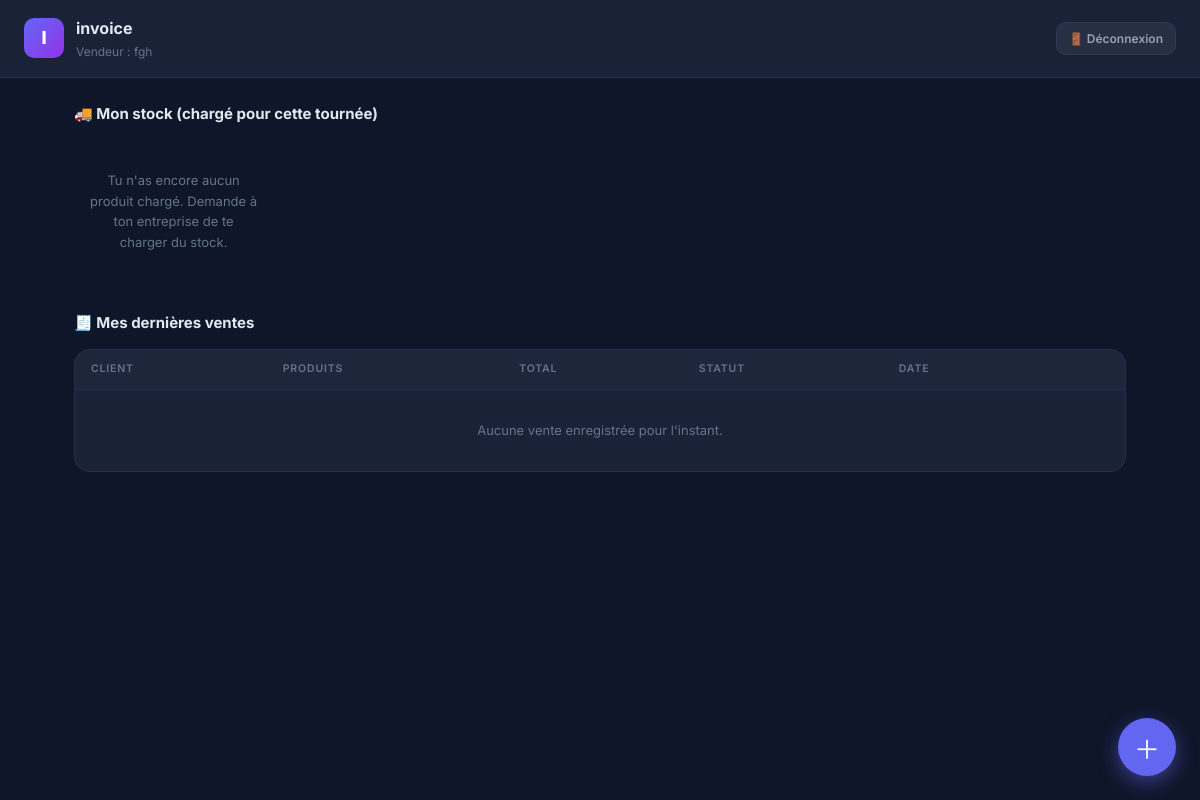
The page /vendeur/ (signed in) on the database as committed earlier.
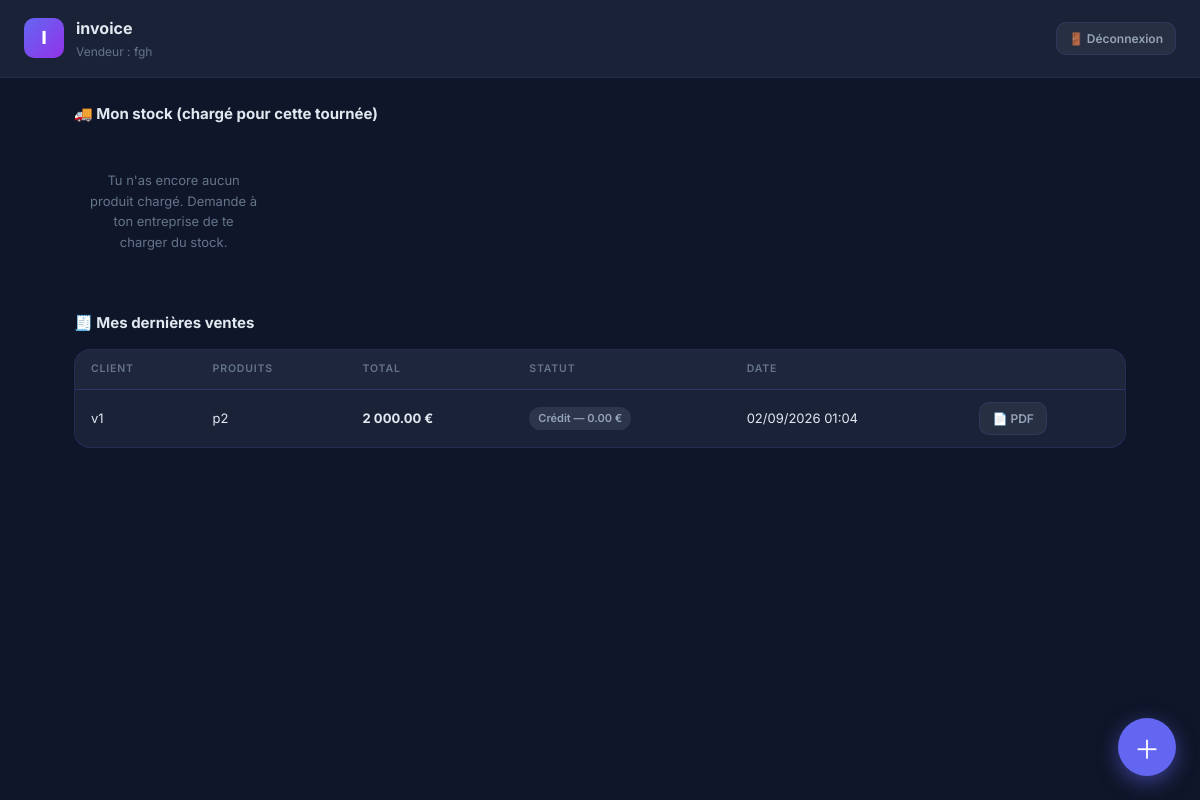
The same page on the database as committed later.
### InvoiceApp/models.py (models this page shows, shortened)
class User(AbstractUser):
    logo = models.ImageField(upload_to="company_logos/", blank=True, null=True, verbose_name="Logo de l'entreprise")
    company_name = models.CharField(max_length=255, verbose_name="Nom de l'entreprise")
    company_email = models.EmailField(blank=True, null=True,verbose_name="Adresse email")
    phone = models.CharField(max_length=20, blank=True, verbose_name="Téléphone")
    address = models.TextField(blank=True, verbose_name="Adresse")
    add_date = models.DateTimeField(auto_now_add=True, verbose_name="Date d'inscription",blank=True, null=True,)
    default_currency = models.CharField(max_length=3, choices=CURRENCY_CHOICES, default='EUR', verbose_name="Devise de l'entreprise")
    agent_login_code = models.CharField(max_length=8, unique=True, blank=True, verbose_name="Code de connexion vendeurs")
    next_invoice_number = models.PositiveIntegerField(default=1, verbose_name="Prochain numéro de facture")
    class Meta:
        verbose_name = "Entreprise"
        verbose_name_plural = "Entreprises"

class Agent(models.Model):
    company = models.ForeignKey(User, on_delete=models.CASCADE, related_name='agents', verbose_name="Entreprise")
    name = models.CharField(max_length=255, verbose_name="Nom")
    email = models.EmailField(blank=True, verbose_name="Email")
    phone = models.CharField(max_length=20, blank=True, verbose_name="Téléphone")
    role = models.ForeignKey(AgentRole, on_delete=models.SET_NULL, null=True, blank=True, verbose_name="Rôle")
    engine = models.ForeignKey('Engine', on_delete=models.SET_NULL, null=True, blank=True, related_name='assigned_agents', verbose_name="Engin par défaut")
    pin_hash = models.CharField(max_length=128, blank=True, verbose_name="PIN (haché)")
    is_active = models.BooleanField(default=True, verbose_name="Accès actif")
    created_at = models.DateTimeField(auto_now_add=True, verbose_name="Date de création")
    class Meta:
        verbose_name = "Agent"
        verbose_name_plural = "Agents"
        ordering = ['-created_at']

class Sale(models.Model):
    company = models.ForeignKey(User, on_delete=models.CASCADE, related_name='sales', verbose_name="Entreprise")
    client = models.ForeignKey(Client, on_delete=models.CASCADE, related_name='sales', verbose_name="Client")
    agent = models.ForeignKey(Agent, on_delete=models.SET_NULL, null=True, blank=True, related_name='sales', verbose_name="Agent")
    product = models.ForeignKey(Product, on_delete=models.CASCADE, related_name='sales', verbose_name="Produit", null=True, blank=True)
    quantity = models.PositiveIntegerField(default=0, verbose_name="Quantité")
    unit_price = models.DecimalField(max_digits=10, decimal_places=2, default=Decimal('0.00'), verbose_name="Prix unitaire")
    total_price = models.DecimalField(max_digits=10, decimal_places=2, default=Decimal('0.00'), verbose_name="Prix total")
    currency = models.CharField(max_length=3, choices=Product.CURRENCY_CHOICES, default='EUR', verbose_name="Devise")
    date = models.DateTimeField(auto_now_add=True, verbose_name="Date")
    @property
    def item_names(self):
        names = [item.product.name for item in self.sale_items.all() if item.product]
        return ', '.join(names)
    @property
    def formatted_total_price(self):
        symbols = {'EUR': '€', 'USD': '$', 'XOF': 'FCFA'}
        symbol = symbols.get(self.currency, self.currency)
        amount = f"{self.total_price:,.0f}".replace(',', ' ') if self.currency == 'XOF' else f"{self.total_price:,.2f}".replace(',', ' ')
        return f"{symbol}{amount}" if self.currency == 'USD' else f"{amount} {symbol}"
    class Meta:
        verbose_name = "Vente"
        verbose_name_plural = "Ventes"
        ordering = ['-date']

class Client(models.Model):
    company = models.ForeignKey(User, on_delete=models.CASCADE, related_name='clients', verbose_name="Entreprise")
    name = models.CharField(max_length=255, verbose_name="Nom du client")
    shop_name = models.CharField(max_length=255, blank=True, verbose_name="Nom du magasin")
    email = models.EmailField(blank=True, verbose_name="Email")
    phone = models.CharField(max_length=20, blank=True, verbose_name="Téléphone")
    address = models.TextField(blank=True, verbose_name="Adresse")
    created_at = models.DateTimeField(auto_now_add=True, verbose_name="Date de création")
    class Meta:
        verbose_name = "Client"
        verbose_name_plural = "Clients"
        ordering = ['-created_at']

class SaleItem(models.Model):
    sale = models.ForeignKey(Sale, on_delete=models.CASCADE, related_name='sale_items', verbose_name="Vente")
    product = models.ForeignKey(Product, on_delete=models.CASCADE, related_name='sale_items', verbose_name="Produit")
    quantity = models.PositiveIntegerField(default=1, verbose_name="Quantité")
    unit_price = models.DecimalField(max_digits=10, decimal_places=2, default=Decimal('0.00'), verbose_name="Prix unitaire")
    total_price = models.DecimalField(max_digits=10, decimal_places=2, default=Decimal('0.00'), verbose_name="Prix total")
    currency = models.CharField(max_length=3, choices=Product.CURRENCY_CHOICES, default='EUR', verbose_name="Devise")
    class Meta:
        verbose_name = "Ligne de vente"
        verbose_name_plural = "Lignes de vente"

class Product(models.Model):
    CURRENCY_CHOICES = CURRENCY_CHOICES
    company = models.ForeignKey(User, on_delete=models.CASCADE, related_name='products', verbose_name="Entreprise")
    image = models.ImageField(upload_to="product_images/", blank=True, null=True, verbose_name="Image du produit")
    name = models.CharField(max_length=255, verbose_name="Nom du produit")
    description = models.TextField(blank=True, verbose_name="Description")
    price = models.DecimalField(max_digits=10, decimal_places=2, verbose_name="Prix")
    currency = models.CharField(max_length=3, choices=CURRENCY_CHOICES, default='EUR', verbose_name="Devise")
    stock_quantity = models.PositiveIntegerField(default=0, verbose_name="Quantité en stock")
    created_at = models.DateTimeField(auto_now_add=True, verbose_name="Date de création")
    class Meta:
        verbose_name = "Produit"
        verbose_name_plural = "Produits"
        ordering = ['-created_at']

class Invoice(models.Model):
    company = models.ForeignKey(User, on_delete=models.CASCADE, related_name='invoices', verbose_name="Entreprise")
    sale = models.OneToOneField(Sale, on_delete=models.CASCADE, related_name='invoice', verbose_name="Vente associée")
    invoice_number = models.CharField(max_length=50, verbose_name="Numéro de facture")
    issued_date = models.DateTimeField(auto_now_add=True, verbose_name="Date d'émission")
    due_date = models.DateField(verbose_name="Date d'échéance")
    amount_paid = models.DecimalField(max_digits=10, decimal_places=2, default=Decimal('0.00'), verbose_name="Montant déjà payé")
    status = models.CharField(max_length=20, choices=[
        ('pending', 'En attente (crédit)'),
        ('partial', 'Paiement partiel'),
        ('paid', 'Payée'),
        ('overdue', 'En retard')
    ], default='pending', verbose_name="Statut")
    @property
    def balance_due(self):
        total = self.sale.total_price if self.sale else Decimal('0.00')
        remaining = total - self.amount_paid
        return remaining if remaining > 0 else Decimal('0.00')
    @property
    def formatted_balance_due(self):
        return self._format_money(self.balance_due)
    def _format_money(self, value):
        currency = self.sale.currency if self.sale else 'EUR'
        symbols = {'EUR': '€', 'USD': '$', 'XOF': 'FCFA'}
        symbol = symbols.get(currency, currency)
        amount = f"{value:,.0f}".replace(',', ' ') if currency == 'XOF' else f"{value:,.2f}".replace(',', ' ')
        return f"{symbol}{amount}" if currency == 'USD' else f"{amount} {symbol}"
    class Meta:
        verbose_name = "Facture"
        verbose_name_plural = "Factures"
        unique_together = ('company', 'invoice_number')
        ordering = ['-issued_date']

### InvoiceApp/views/vendor.py (the view)
# urls.py: path('vendeur/', invoice_views.vendor_dashboard, name='vendor_dashboard'),
@agent_login_required
def vendor_dashboard(request):
    agent = request.agent
    agent_stocks = AgentStock.objects.filter(agent=agent, quantity__gt=0).select_related('product').order_by('product__name')
    clients = Client.objects.filter(company=agent.company)
    recent_sales = Sale.objects.filter(company=agent.company, agent=agent).select_related('invoice', 'client').order_by('-date')[:15]
    context = {
        'agent': agent,
        'company_name': agent.company.company_name,
        'company_logo_url': agent.company.logo.url if agent.company.logo else None,
        'agent_stocks': agent_stocks,
        'clients': clients,
        'sales': recent_sales,
    }
    return render(request, 'vendor_dashboard.html', context)

### InvoiceApp/templates/vendor_dashboard.html (shortened to what this page needs)
<!DOCTYPE html>
<html lang="fr">
<head>
</head>
<body>
<header class="topbar">
    <div class="topbar-left">
        {% if company_logo_url %}
        <img src="{{ company_logo_url }}" alt="Logo" style="width:40px;height:40px;object-fit:contain;border-radius:10px;background:#fff;padding:3px;">
        {% else %}
        <div class="logo-mark">{{ company_name|first|upper }}</div>
        {% endif %}
        <div>
            <div class="topbar-title">{{ company_name }}</div>
            <div class="topbar-sub">Vendeur : {{ agent.name }}</div>
        </div>
    </div>
    <a href="{% url 'vendor_logout' %}" class="btn btn-ghost btn-sm">🚪 Déconnexion</a>
</header>
<main class="content">
    <div class="section-title">🚚 Mon stock (chargé pour cette tournée)</div>
    <div class="product-grid">
        {% for stock in agent_stocks %}
        <div class="product-card">
            {% if stock.product.image %}
            <img src="{{ stock.product.image.url }}" alt="{{ stock.product.name }}" class="product-image">
            {% else %}
            <div class="product-image-placeholder">📦</div>
            {% endif %}
            <div class="product-name">{{ stock.product.name }}</div>
            <div class="product-price">{{ stock.formatted_unit_price }}</div>
            <div class="product-stock {% if stock.quantity == 0 %}stock-empty{% endif %}">
                {% if stock.quantity > 0 %}{{ stock.quantity }} disponible{% else %}Épuisé{% endif %}
            </div>
        </div>
        {% empty %}
        <div class="empty-state">Tu n'as encore aucun produit chargé. Demande à ton entreprise de te charger du stock.</div>
        {% endfor %}
    </div>
    <div class="section-title">🧾 Mes dernières ventes</div>
    <div class="table-card">
        <div class="table-wrap">
            <table>
                <thead>
                    <tr>
                        <th>Client</th>
                        <th>Produits</th>
                        <th>Total</th>
                        <th>Statut</th>
                        <th>Date</th>
                        <th></th>
                    </tr>
                </thead>
                <tbody>
                    {% for sale in sales %}
                    <tr>
                        <td>{{ sale.client.name }}</td>
                        <td>{{ sale.item_names }}</td>
                        <td><strong>{{ sale.formatted_total_price }}</strong></td>
                        <td>
                            {% if sale.invoice %}
                                {% if sale.invoice.status == 'paid' %}
                                <span class="status-badge status-paid">Payée</span>
                                {% elif sale.invoice.status == 'partial' %}
                                <span class="status-badge status-partial">Avance — reste {{ sale.invoice.formatted_balance_due }}</span>
                                {% elif sale.invoice.status == 'overdue' %}
                                <span class="status-badge status-overdue">En retard — {{ sale.invoice.formatted_balance_due }}</span>
                                {% else %}
                                <span class="status-badge status-pending">Crédit — {{ sale.invoice.formatted_balance_due }}</span>
                                {% endif %}
                            {% endif %}
                        </td>
                        <td>{{ sale.date|date:"d/m/Y H:i" }}</td>
                        <td style="display:flex; gap:6px; flex-wrap:wrap;">
                            {% if sale.invoice %}
                            <a href="{% url 'vendor_invoice_pdf' sale.invoice.id %}" target="_blank" class="btn btn-ghost btn-sm">📄 PDF</a>
                            {% endif %}
                        </td>
                    </tr>
                    {% empty %}
                    <tr><td colspan="6" class="empty-state">Aucune vente enregistrée pour l'instant.</td></tr>
                    {% endfor %}
                </tbody>
            </table>
        </div>
    </div>
</main>
<button class="fab" onclick="openSaleModal()" title="Nouvelle vente">＋</button>
</body>
</html>

Rows that differ between the two databases and show on the page:
added Sale: client.name "v1", item_names "p2", formatted_total_price "2 000.00 €", invoice.formatted_balance_due "0.00 €", date "02/09/2026 01:04", shows "📄 PDF"
Other text that changed with them:
text no longer shown: "Aucune vente enregistrée pour l'instant."
